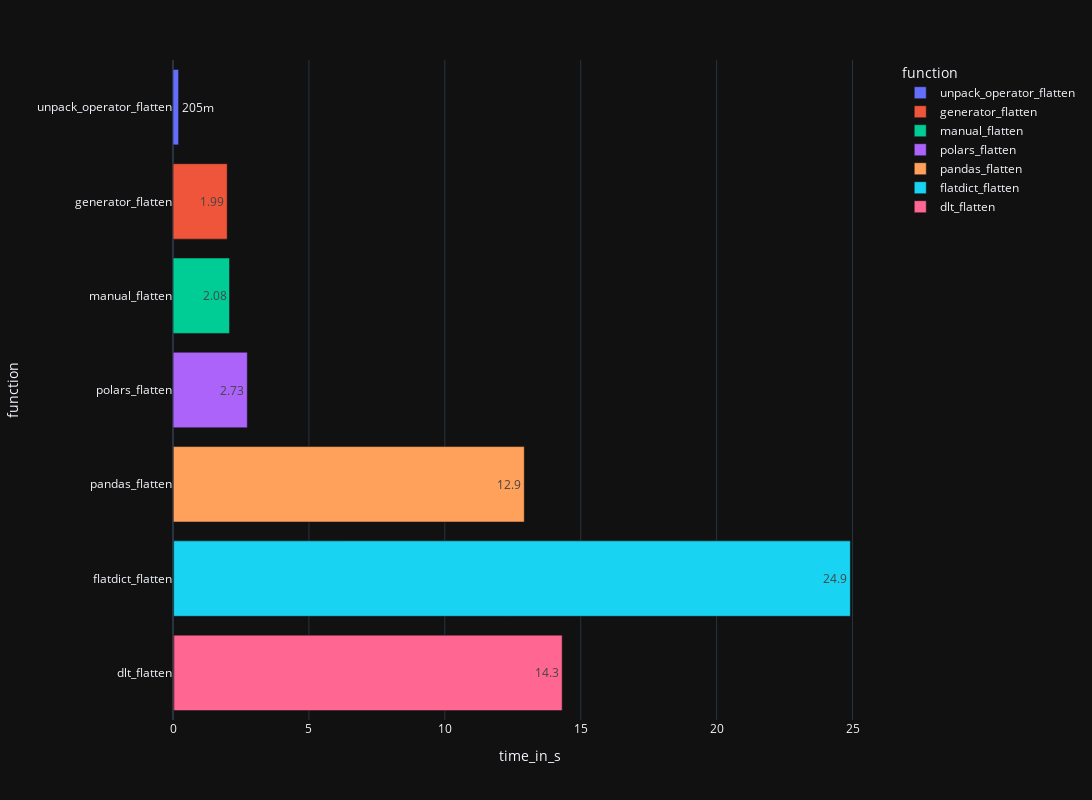

The notebook cell this image was saved under:
### Markdown cell above
## Execution Time

### Code cell
bar_time = px.bar(
    df_hundred.sort_values(by='time_in_s'),
    x='time_in_s',
    y='function',
    color='function',
    #barmode='group',
    text_auto='.3s',
    orientation='h',
    template=template,
    height=height,
    width=width
)

bar_time.show()

### Figure 1 — Plotly figure (JSON) as saved in the notebook; plotly's stock layout.template omitted (floating-point values rounded to 4 significant figures)
{"data": [{"hovertemplate": "function=%{y}<br>time_in_s=%{x}<extra></extra>", "legendgroup": "unpack_operator_flatten", "marker": {"color": "#636efa", "pattern": {"shape": ""}}, "name": "unpack_operator_flatten", "orientation": "h", "showlegend": true, "textposition": "auto", "texttemplate": "%{x:.3s}", "type": "bar", "x": [0.0001347, 0.205], "xaxis": "x", "y": ["unpack_operator_flatten", "unpack_operator_flatten"], "yaxis": "y"}, {"hovertemplate": "function=%{y}<br>time_in_s=%{x}<extra></extra>", "legendgroup": "generator_flatten", "marker": {"color": "#EF553B", "pattern": {"shape": ""}}, "name": "generator_flatten", "orientation": "h", "showlegend": true, "textposition": "auto", "texttemplate": "%{x:.3s}", "type": "bar", "x": [0.002003, 1.992], "xaxis": "x", "y": ["generator_flatten", "generator_flatten"], "yaxis": "y"}, {"hovertemplate": "function=%{y}<br>time_in_s=%{x}<extra></extra>", "legendgroup": "manual_flatten", "marker": {"color": "#00cc96", "pattern": {"shape": ""}}, "name": "manual_flatten", "orientation": "h", "showlegend": true, "textposition": "auto", "texttemplate": "%{x:.3s}", "type": "bar", "x": [0.002065, 2.077], "xaxis": "x", "y": ["manual_flatten", "manual_flatten"], "yaxis": "y"}, {"hovertemplate": "function=%{y}<br>time_in_s=%{x}<extra></extra>", "legendgroup": "polars_flatten", "marker": {"color": "#ab63fa", "pattern": {"shape": ""}}, "name": "polars_flatten", "orientation": "h", "showlegend": true, "textposition": "auto", "texttemplate": "%{x:.3s}", "type": "bar", "x": [0.002773, 2.731], "xaxis": "x", "y": ["polars_flatten", "polars_flatten"], "yaxis": "y"}, {"hovertemplate": "function=%{y}<br>time_in_s=%{x}<extra></extra>", "legendgroup": "pandas_flatten", "marker": {"color": "#FFA15A", "pattern": {"shape": ""}}, "name": "pandas_flatten", "orientation": "h", "showlegend": true, "textposition": "auto", "texttemplate": "%{x:.3s}", "type": "bar", "x": [0.01133, 12.91], "xaxis": "x", "y": ["pandas_flatten", "pandas_flatten"], "yaxis": "y"}, {"hovertemplate": "function=%{y}<br>time_in_s=%{x}<extra></extra>", "legendgroup": "flatdict_flatten", "marker": {"color": "#19d3f3", "pattern": {"shape": ""}}, "name": "flatdict_flatten", "orientation": "h", "showlegend": true, "textposition": "auto", "texttemplate": "%{x:.3s}", "type": "bar", "x": [0.02372, 24.9], "xaxis": "x", "y": ["flatdict_flatten", "flatdict_flatten"], "yaxis": "y"}, {"hovertemplate": "function=%{y}<br>time_in_s=%{x}<extra></extra>", "legendgroup": "dlt_flatten", "marker": {"color": "#FF6692", "pattern": {"shape": ""}}, "name": "dlt_flatten", "orientation": "h", "showlegend": true, "textposition": "auto", "texttemplate": "%{x:.3s}", "type": "bar", "x": [0.03378, 14.28], "xaxis": "x", "y": ["dlt_flatten", "dlt_flatten"], "yaxis": "y"}], "layout": {"barmode": "relative", "height": 800, "legend": {"title": {"text": "function"}, "tracegroupgap": 0}, "margin": {"t": 60}, "width": 1200, "xaxis": {"anchor": "y", "domain": [0, 1], "title": {"text": "time_in_s"}}, "yaxis": {"anchor": "x", "categoryarray": ["dlt_flatten", "flatdict_flatten", "pandas_flatten", "polars_flatten", "manual_flatten", "generator_flatten", "unpack_operator_flatten"], "categoryorder": "array", "domain": [0, 1], "title": {"text": "function"}}}}
